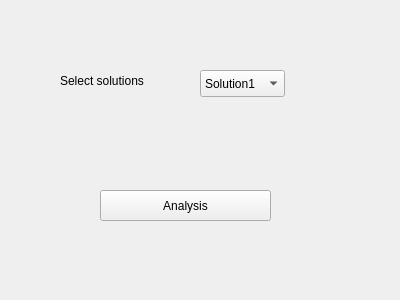
<?xml version="1.0" encoding="UTF-8"?>
<ui version="4.0">
 <class>Statistic</class>
 <widget class="QWidget" name="Statistic">
  <property name="geometry">
   <rect>
    <x>0</x>
    <y>0</y>
    <width>400</width>
    <height>300</height>
   </rect>
  </property>
  <property name="windowTitle">
   <string>Form</string>
  </property>
  <widget class="QLabel" name="label">
   <property name="geometry">
    <rect>
     <x>60</x>
     <y>60</y>
     <width>111</width>
     <height>41</height>
    </rect>
   </property>
   <property name="text">
    <string>Select solutions</string>
   </property>
  </widget>
  <widget class="QComboBox" name="comboBox">
   <property name="geometry">
    <rect>
     <x>200</x>
     <y>70</y>
     <width>85</width>
     <height>27</height>
    </rect>
   </property>
   <item>
    <property name="text">
     <string>Solution1</string>
    </property>
   </item>
   <item>
    <property name="text">
     <string>Solution2</string>
    </property>
   </item>
   <item>
    <property name="text">
     <string>Solution3</string>
    </property>
   </item>
  </widget>
  <widget class="QPushButton" name="pushButton">
   <property name="geometry">
    <rect>
     <x>100</x>
     <y>190</y>
     <width>171</width>
     <height>31</height>
    </rect>
   </property>
   <property name="text">
    <string>Analysis</string>
   </property>
  </widget>
 </widget>
 <resources/>
 <connections/>
</ui>
